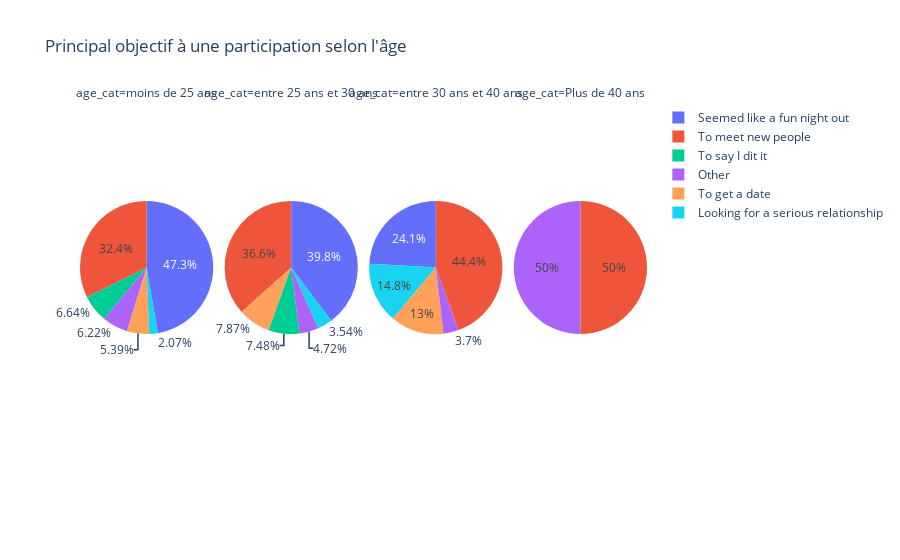

The code cell stored with this chart in its notebook:
### Markdown cell above
Les objectifs sont un peu différents selon le genre, les femmes étant plus sensible au fait de rencontrer de nouvelles personnes.
A l'inverse, obtenir un rendez vous est un sujet plus sensible chez lers hommes.
Cela dit, la ventilation globale des objectifs reste assez similaire.

### Code cell
fig3 = px.pie(dataset_objectifs, names = "goal_cat", facet_col="age_cat", title="Principal objectif à une participation selon l'âge")
fig3.show()

### Figure 1 — Plotly figure (JSON) as saved in the notebook; plotly's stock layout.template omitted (floating-point values rounded to 4 significant figures; data arrays with more than 128 entries replaced by an {"elided": "..."} marker saying what was removed)
{"data": [{"domain": {"x": [0, 0.235], "y": [0, 1]}, "hovertemplate": "age_cat=moins de 25 ans<br>goal_cat=%{label}<extra></extra>", "labels": {"elided": "241 str values"}, "legendgroup": "", "name": "", "showlegend": true, "type": "pie"}, {"domain": {"x": [0.255, 0.49], "y": [0, 1]}, "hovertemplate": "age_cat=entre 25 ans et 30 ans<br>goal_cat=%{label}<extra></extra>", "labels": {"elided": "254 str values"}, "legendgroup": "", "name": "", "showlegend": true, "type": "pie"}, {"domain": {"x": [0.51, 0.745], "y": [0, 1]}, "hovertemplate": "age_cat=entre 30 ans et 40 ans<br>goal_cat=%{label}<extra></extra>", "labels": ["To meet new people", "To meet new people", "To meet new people", "Looking for a serious relationship", "Seemed like a fun night out", "Seemed like a fun night out", "Seemed like a fun night out", "To meet new people", "Looking for a serious relationship", "Looking for a serious relationship", "To meet new people", "To meet new people", "Seemed like a fun night out", "Other", "To meet new people", "To get a date", "To meet new people", "Looking for a serious relationship", "To meet new people", "Other", "To meet new people", "Looking for a serious relationship", "Seemed like a fun night out", "To meet new people", "To meet new people", "To meet new people", "Looking for a serious relationship", "To get a date", "To meet new people", "Looking for a serious relationship", "To meet new people", "To meet new people", "Seemed like a fun night out", "Seemed like a fun night out", "To get a date", "Seemed like a fun night out", "To meet new people", "To meet new people", "To meet new people", "To meet new people", "To meet new people", "To get a date", "To meet new people", "To get a date", "Seemed like a fun night out", "Seemed like a fun night out", "Looking for a serious relationship", "Seemed like a fun night out", "To meet new people", "Seemed like a fun night out", "To get a date", "To meet new people", "To get a date", "Seemed like a fun night out"], "legendgroup": "", "name": "", "showlegend": true, "type": "pie"}, {"domain": {"x": [0.765, 1.0], "y": [0, 1]}, "hovertemplate": "age_cat=Plus de 40 ans<br>goal_cat=%{label}<extra></extra>", "labels": ["To meet new people", "Other"], "legendgroup": "", "name": "", "showlegend": true, "type": "pie"}], "layout": {"annotations": [{"font": {}, "showarrow": false, "text": "age_cat=moins de 25 ans", "x": 0.1175, "xanchor": "center", "xref": "paper", "y": 1, "yanchor": "bottom", "yref": "paper"}, {"font": {}, "showarrow": false, "text": "age_cat=entre 25 ans et 30 ans", "x": 0.3725, "xanchor": "center", "xref": "paper", "y": 1, "yanchor": "bottom", "yref": "paper"}, {"font": {}, "showarrow": false, "text": "age_cat=entre 30 ans et 40 ans", "x": 0.6275, "xanchor": "center", "xref": "paper", "y": 1, "yanchor": "bottom", "yref": "paper"}, {"font": {}, "showarrow": false, "text": "age_cat=Plus de 40 ans", "x": 0.8825, "xanchor": "center", "xref": "paper", "y": 1, "yanchor": "bottom", "yref": "paper"}], "legend": {"tracegroupgap": 0}, "title": {"text": "Principal objectif à une participation selon l'âge"}}}
